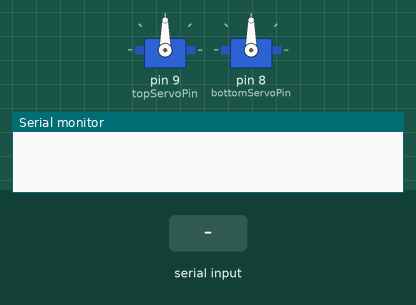
The sketch below on a simulated Arduino Uno, built with avr-gcc and run on an emulated ATmega328P. Shown: 2 × servo, the last lines printed to the serial monitor. The test bench sets the inputs (shaded band).

Above: at 1.2 s.
1.3 s: "1," received over Serial
At 3.5 s:
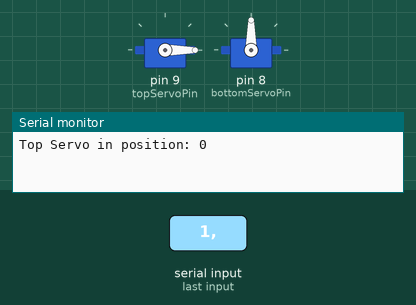
3.8 s: "2," received over Serial
At 5.5 s:
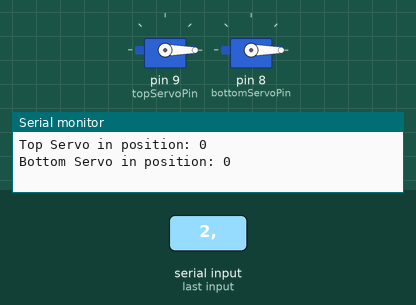
6.3 s: "1,90," received over Serial
At 8.7 s:
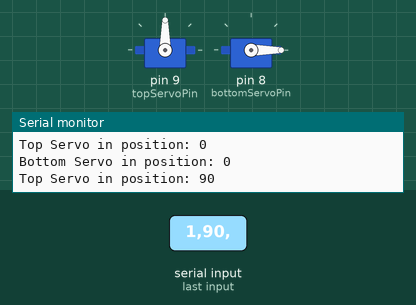
Timing chart, 0 to 10.2 s (numbered marks = the images above; inputs shaded):
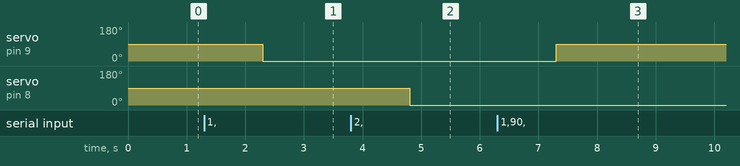

The sketch:

HeadScript.ino
```cpp
#include <Servo.h>

int topServoPin = 9;
int bottomServoPin = 8;

Servo topServo;
Servo bottomServo;

String servoInByte;
String posInByte;

int servoNum;
int posNum;

void setup() {
  topServo.attach(topServoPin);
  bottomServo.attach(bottomServoPin);
  Serial.begin(9600);
}

void loop() {
  if(Serial.available()){
    servoInByte = Serial.readStringUntil(',');
    servoNum = servoInByte.toInt();
    Serial.read();
    posInByte = Serial.readStringUntil('\n');
    posNum = posInByte.toInt();

    if(servoNum == 1){
      topServo.write(posNum);
      Serial.print("Top Servo in position: ");
    }
    else if(servoNum == 2){
      bottomServo.write(posNum);
      Serial.print("Bottom Servo in position: ");
    }
    Serial.print(posNum);
    Serial.print('\n');
  }
}
```

Measured:
- after the input at 1.3 s, servo on pin 9 (topServoPin): 90° → 0° after 1.0 s
- after the input at 3.8 s, servo on pin 8 (bottomServoPin): 90° → 0° after 1.0 s
- after the input at 6.3 s, servo on pin 9 (topServoPin): 0° → 90° after 1.0 s
